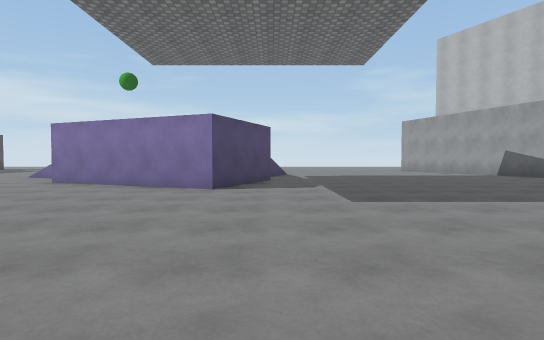
[1] (above)

22 first-person views from a walk through a scene from a Unity 3-D project. The camera is 1.2 m above the floor, tilts 2° down and sees 80° across. The floor is counted in squares, 2 m on a side. Each view is taken from the middle of a square. On the plan, view 1 faces up. The plan holds only what a view shows up to about 10 squares ahead; the rest is blank. The place goes on beyond the plan. Surface patterns are stand-ins for the level's own textures.

[2]
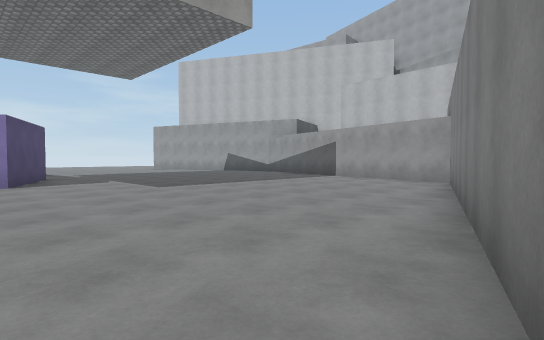

[3]
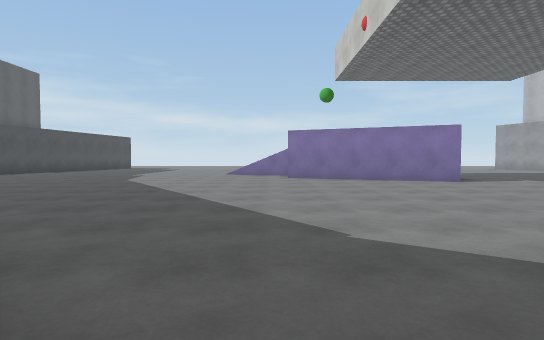

[4]
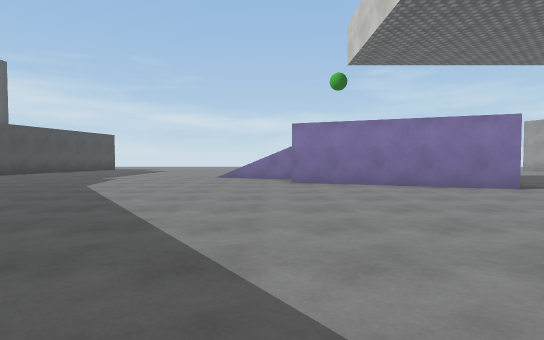

[5]
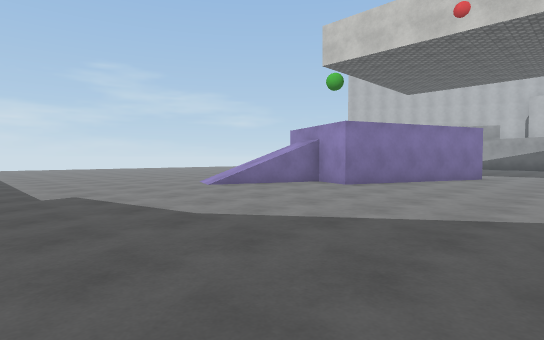

[6]
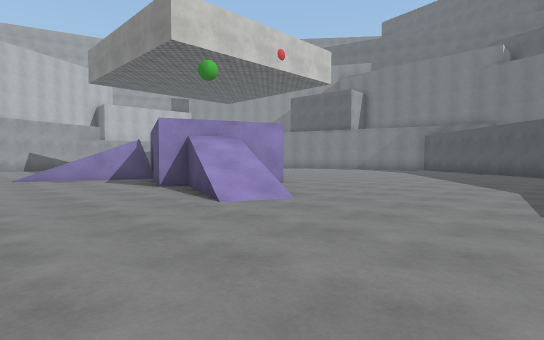

[7]
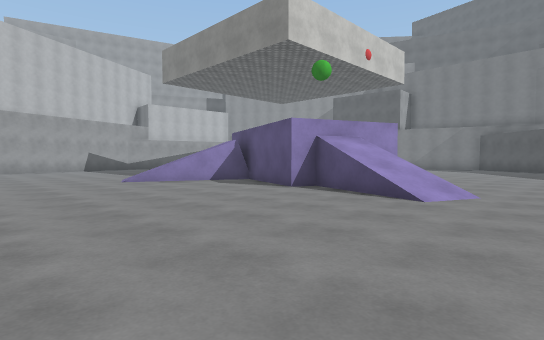

[8]
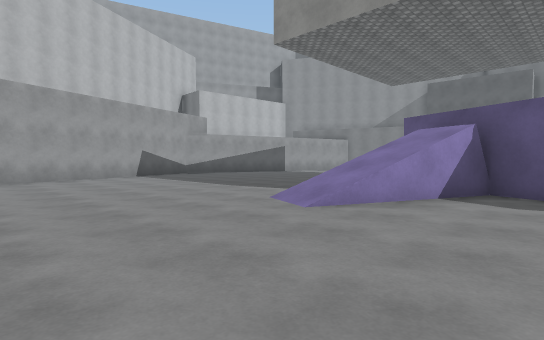

[9]
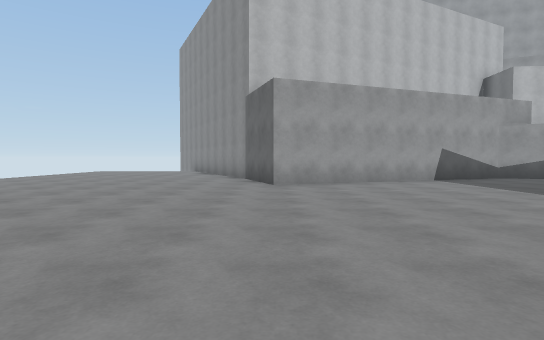

[10]
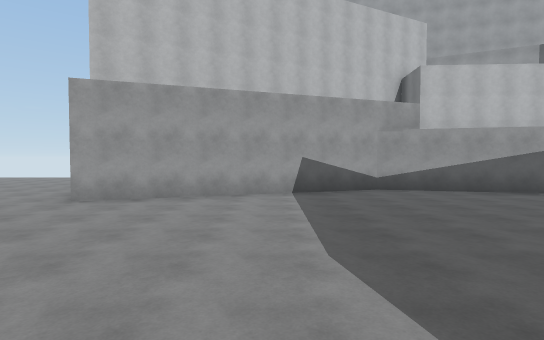

[11]
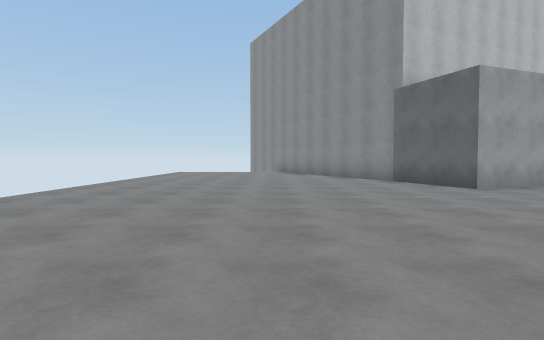

[12]
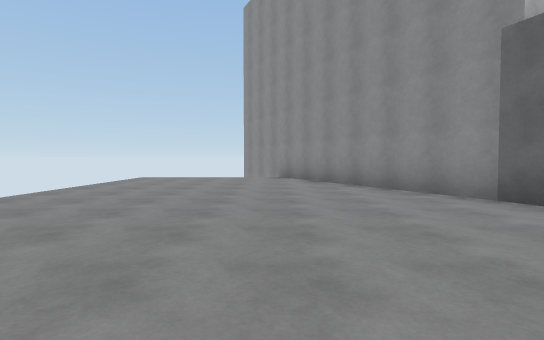

[13]
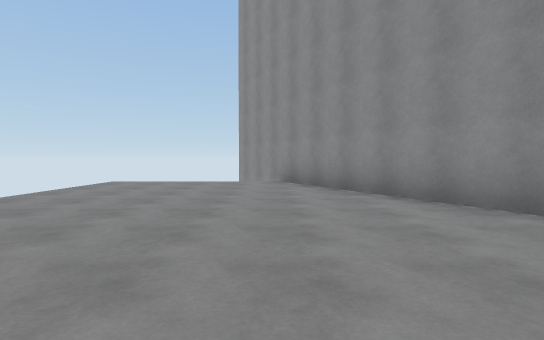

[14]
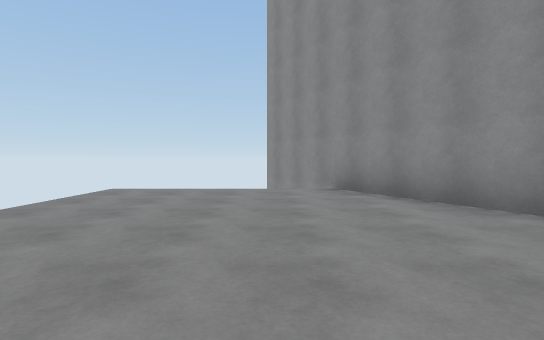

[15]
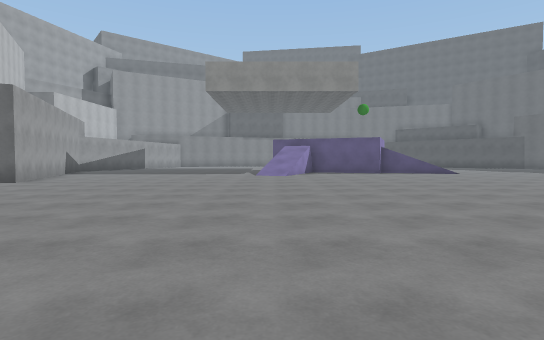

[16]
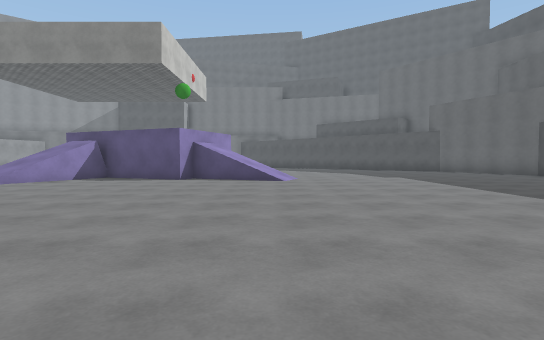

[17]
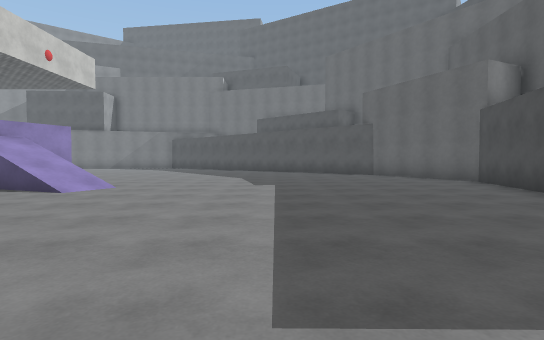

[18]
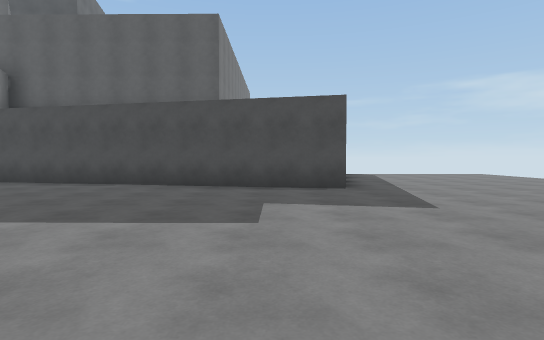

[19]
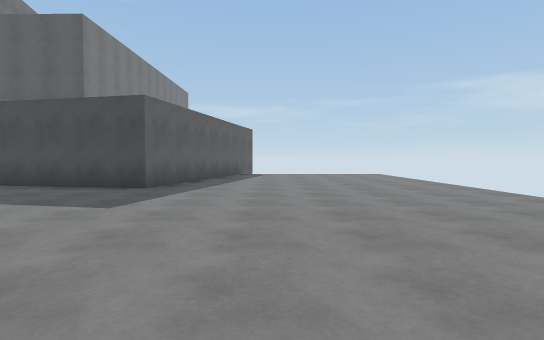

[20]
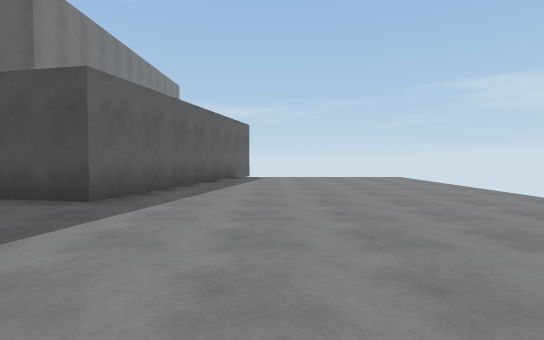

[21]
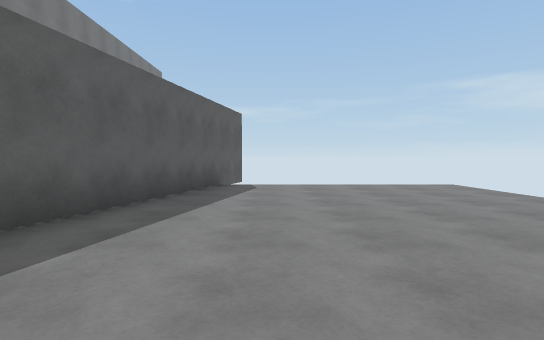

[22]
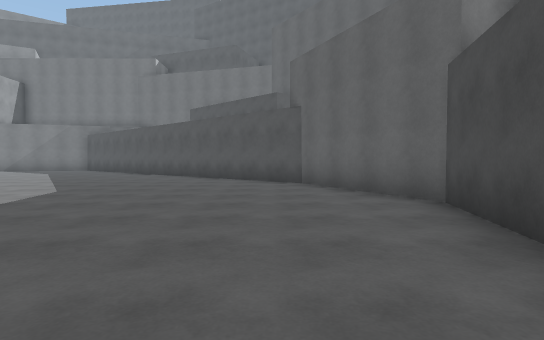

### Floor plan
Points are (right, up) in squares from view 1. A wall is a line through its corners. A room is listed if a view was taken in it or the views show most of it. See-through windows are left out.
Room 1 (views 1, 2, 3, 4, 5, 6, 7, 8, 9, 10, 11, 12, 13, 14, 15, 16, 17, 18, 19, 20, 21, 22)
walls: (-1.5, 10.4) (-1, 11.6); (-1.8, 9.7) (-1.6, 10.2); (-6.5, 11) (-4.5, 10.2); (0, 9) (-1.2, 6.3) (-5.5, 8.1) (-4.4, 10.8) (-1, 9.4); (7.9, 5.3) (8.9, 9.1) (6.4, 16) (8.6, 16.8) (15.5, 20.3); (-0.8, -1.9) (6.6, 0.5) (7.2, 2.9); (-21.6, 19) (-14.5, 17.5) (-16.4, 8.6) (-14.7, 5.1) (-12.2, 2.9)

Where each view was taken, in squares from view 1:
view 1: 0 up, 0 right, facing up
view 2: 2 down, 2 left, facing up-right
view 3: 2 down, 6 left, facing up
view 4: 0 up, 6 left, facing up
view 5: 4 up, 12 left, facing up-right
view 6: 14 up, 11 left, facing down-right
view 7: 16 up, 9 left, facing down-right
view 8: 16 up, 3 left, facing down-right
view 9: 16 up, 1 left, facing right
view 10: 12 up, 0 right, facing right
view 11: 20 up, 0 right, facing right
view 12: 20 up, 4 right, facing right
view 13: 20 up, 6 right, facing right
view 14: 21 up, 8 right, facing right
view 15: 24 up, 0 right, facing down
view 16: 20 up, 7 left, facing down
view 17: 17 up, 11 left, facing down
view 18: 16 up, 8 left, facing left
view 19: 20 up, 8 left, facing left
view 20: 20 up, 10 left, facing left
view 21: 20 up, 13 left, facing left
view 22: 13 up, 14 left, facing down
